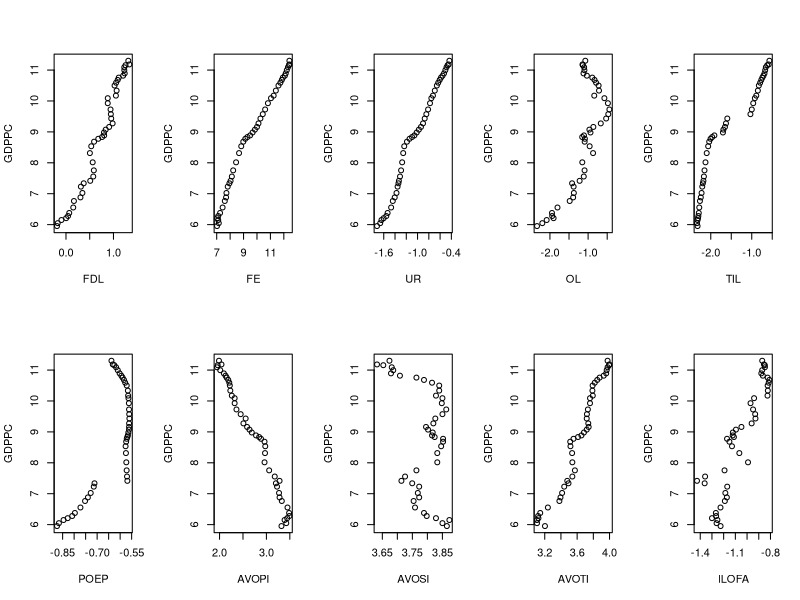
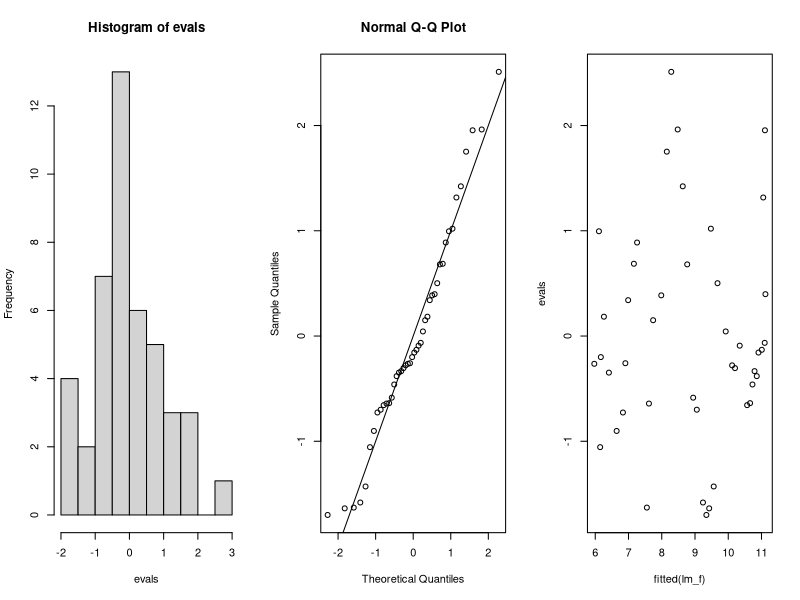
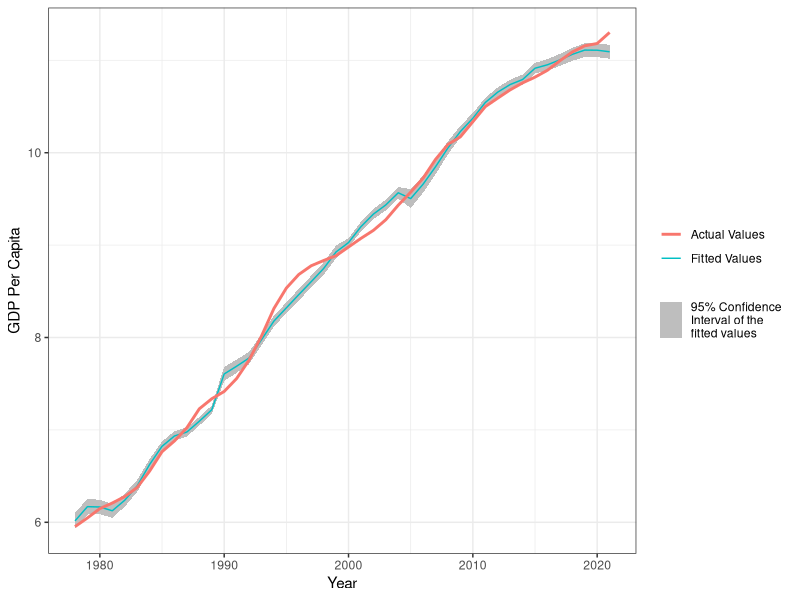

Recreate these plots in R, in order.
library(readxl)
library(MASS)
library(ggplot2)
gdp <- read_excel("Factors_Affecting_GDP_per_Capita.xlsx", 
                  sheet = "Sheet1")
attach(gdp)

cor(FDL,GDPPC)
cor(FE,GDPPC)
cor(UR,GDPPC)
cor(OL,GDPPC)
cor(TIL,GDPPC)
cor(POEP,GDPPC)
cor(AVOPI,GDPPC)
cor(AVOSI,GDPPC)
cor(AVOTI,GDPPC)
cor(ILOFA,GDPPC)

par(mfrow=c(2,5))
plot(FDL,GDPPC)
plot(FE,GDPPC)
plot(UR,GDPPC)
plot(OL,GDPPC)
plot(TIL,GDPPC)
plot(POEP,GDPPC)
plot(AVOPI,GDPPC)
plot(AVOSI,GDPPC)
plot(AVOTI,GDPPC)
plot(ILOFA,GDPPC)

lm_f <- lm(GDPPC~FDL+FE+UR+OL+TIL
           +POEP+AVOPI+AVOSI+AVOTI
           +ILOFA)
summary(lm_f)

par(mfrow=c(1,3))
evals <- stdres(lm_f)
hist(evals)
qqnorm(evals)
abline(0,1)
plot(fitted(lm_f),evals)
ks.test(evals,pnorm,0,1)

lm_r <- lm(GDPPC~FE+TIL+POEP)
summary(lm_r)

gdp_fitted <- data.frame(YEAR,GDPPC,
                         predict.lm(lm_r,interval="confidence",level=0.95))
ggplot(data=gdp_fitted, mapping=aes(x=YEAR))+
  geom_ribbon(aes(ymin=lwr,ymax=upr,fill="95% Confidence \nInterval of the \nfitted values"))+
  scale_fill_manual(values=c("grey"))+
  geom_line(aes(y=fit, color = "Fitted Values"))+
  geom_line(aes(y=GDPPC, color="Actual Values"),size=1)+
  theme_bw()+
  labs(x="Year", y="GDP Per Capita")+
  theme(legend.title = element_blank())